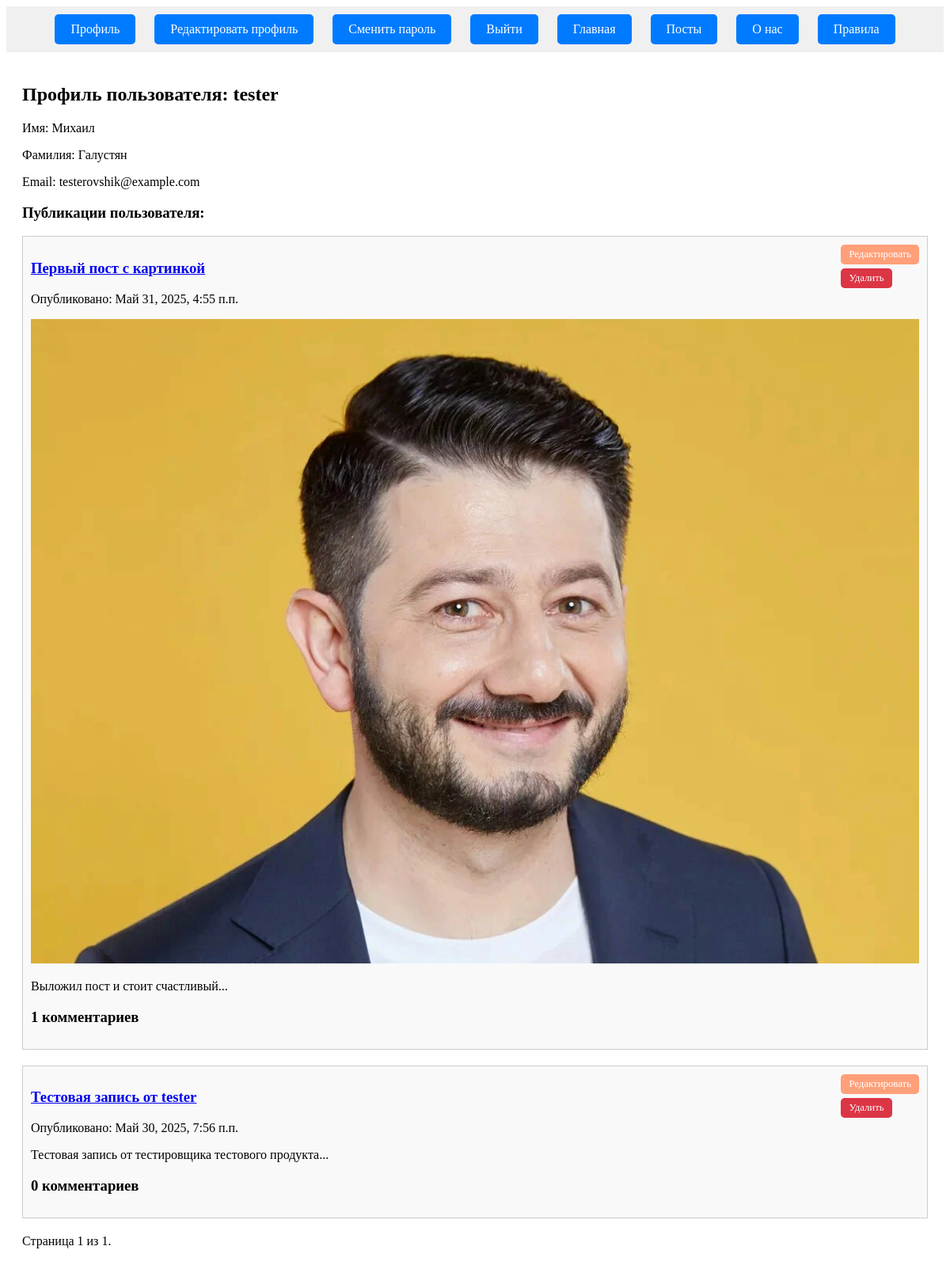
/profile/tester/, run on the app's committed database.
### blog/models.py (models this page shows, shortened)
class Post(models.Model):
    author = models.ForeignKey(
        User,
        on_delete=models.CASCADE,
        verbose_name="Автор публикации"
    )
    title = models.CharField(max_length=256, verbose_name="Заголовок")
    content = models.TextField(verbose_name="Текст")
    category = models.ForeignKey(Category, on_delete=models.SET_NULL, null=True, blank=True, verbose_name="Категория")
    location = models.ForeignKey(Location, on_delete=models.SET_NULL, null=True, blank=True, verbose_name="Местоположение")
    image = models.ImageField(upload_to='images_post/', blank=True, null=True, verbose_name="Изображение")
    published_date = models.DateTimeField(null=True, blank=True, verbose_name="Дата и время публикации", help_text="Если установить дату и время в будущем — можно делать отложенные публикации.")
    is_published = models.BooleanField(default=False, verbose_name="Опубликовано", help_text="Снимите галочку, чтобы скрыть публикацию.")
    views_count = models.PositiveIntegerField(default=0, verbose_name="Количество просмотров")
    slug = models.SlugField(unique=True, blank=True, verbose_name="Идентификатор", help_text="Идентификатор страницы для URL; разрешены символы латиницы, цифры, дефис и подчёркивание.")
    created_at = models.DateTimeField(auto_now_add=True, verbose_name="Добавлено")
    updated_at = models.DateTimeField(auto_now=True, verbose_name="Обновлено")
    class Meta:
        verbose_name = "Публикация"
        verbose_name_plural = "Публикации"
    @property
    def first_line(self):
        return self.content.split('.')[0]

### pages/views.py (the view)
# urls.py: path('profile/<str:username>/', views.profile, name='profile'),
def profile(request, username):
    user = get_object_or_404(User, username=username)
    posts = user.post_set.all().order_by('-published_date')
    paginated_posts = paginate(request, posts)
    return render(request, 'accounts/profile.html', {'user': user, 'posts': paginated_posts})

### pages/views.py (called while the page is built)
def paginate(request, objects):
    paginator = Paginator(objects, 10)
    page = request.GET.get('page')
    try:
        paginated_objects = paginator.page(page)
    except PageNotAnInteger:
        paginated_objects = paginator.page(1)
    except EmptyPage:
        paginated_objects = paginator.page(paginator.num_pages)
    return paginated_objects

### templates/accounts/profile.html (shortened to what this page needs)
{% extends "base.html" %}
{% load static %}
{% block content %}
    <h2>Профиль пользователя: {{ user.username }}</h2>
    <p>Имя: {{ user.first_name }}</p>
    <p>Фамилия: {{ user.last_name }}</p>
    <p>Email: {{ user.email }}</p>
    <h3>Публикации пользователя:</h3>
    {% if posts %}
        {% for post in posts %}
            <div class="post">
                <div class="edit-button-container">
                    <div>
                        <a href="{% url 'blog:post_edit' pk=post.pk %}" class="edit-post-button">Редактировать</a>
                    </div>
                    <div>
                        <a href="{% url 'blog:delete_post' post_id=post.pk %}" class="delete-post-button">Удалить</a>
                    </div>
                </div>
                <h3><a href="{% url 'blog:post_detail' pk=post.pk %}">{{ post.title }}</a></h3>
                <p class="date">Опубликовано: {{ post.published_date }}</p>
                {% if post.image %}
                    <img src="{{ post.image.url }}" style="max-width: 100%; height: auto;">
                {% endif %}
                <p>{{ post.first_line }}...</p>
                <h3>{{ post.comments.count }} комментариев</h3>
            </div>
        {% endfor %}
        <div class="pagination">
            <span class="step-links">
                <span class="current">
                    Страница {{ posts.number }} из {{ posts.paginator.num_pages }}.
                </span>
            </span>
        </div>
    {% else %}
        <p>У пользователя нет публикаций.</p>
    {% endif %}
{% endblock %}

### static/css/styles.css (style rules this page uses)
.edit-post-button, .edit-comment-button { background-color: #FFA07A; }
.delete-post-button, .delete-comment-button { background-color: #dc3545; }
.edit-post-button, .delete-post-button, .edit-comment-button, .delete-comment-button { display: block; padding: 5px 10px; margin-bottom: 5px; border-radius: 5px; width: fit-content; color: white; text-decoration: none; font-size: 0.8em; }
.edit-button-container { float: right; align-items: center; width: fit-content; margin-left: auto; }
.post { margin-bottom: 20px; padding: 10px; border: 1px solid #ccc; background-color: #f9f9f9; }

### data on the page
Post: title "Первый пост с картинкой", published_date "Май 31, 2025, 4:55 п.п.", image (picture), first_line "Выложил пост и стоит счастливый", comments.count "1"
Post: title "Тестовая запись от tester", published_date "Май 30, 2025, 7:56 п.п.", first_line "Тестовая запись от тестировщика тестового продукта", comments.count "0"

### other printed values
{{ user.username }} "tester"
{{ user.first_name }} "Михаил"
{{ user.last_name }} "Галустян"
{{ user.email }} "testerovshik@example.com"
{{ posts.number }} "1"
{{ posts.paginator.num_pages }} "1"
